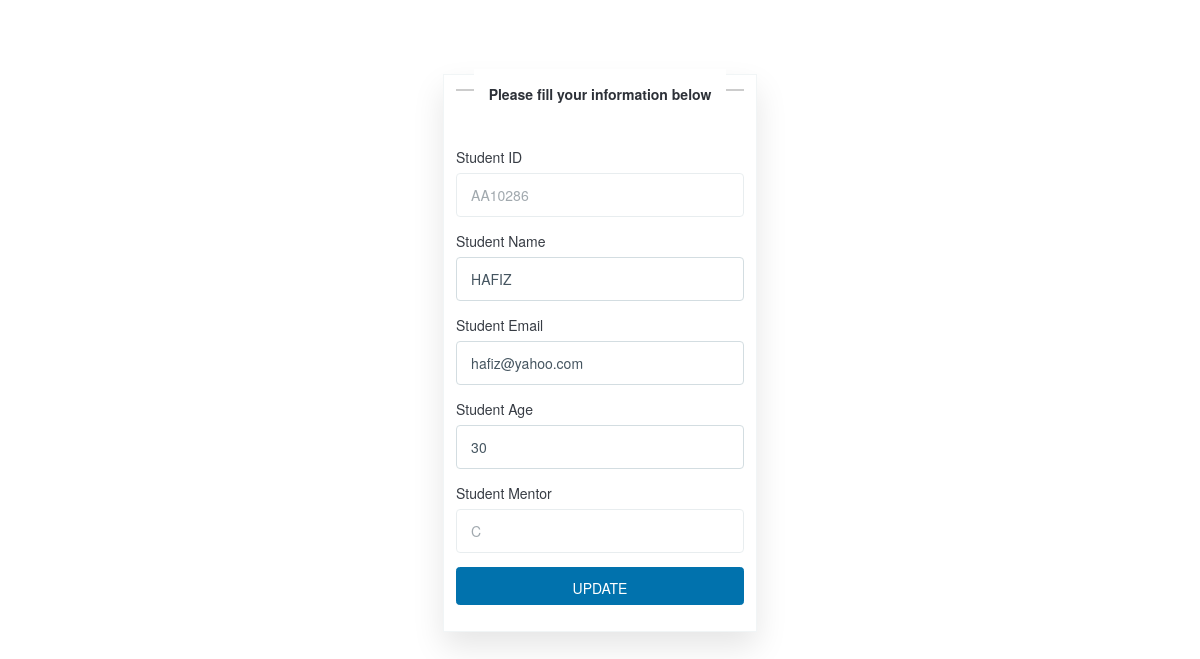
The page /totim/update/AA10286 on the database its author committed.
### hello_subproject/models.py (models this page shows)
class Student(models.Model):
    stuid=models.CharField(max_length=10, primary_key=True)
    stuname=models.CharField(max_length=255)
    stuemail=models.CharField(max_length=255)
    stuage=models.PositiveSmallIntegerField(default=0)
    stumentor=models.ForeignKey('Mentor', on_delete=models.CASCADE)

### hello_subproject/views.py (the view)
# urls.py: path('update/<str:stuid>', views.update, name="update"),
def update(request,stuid):
    updateid=Student.objects.get(stuid=stuid)
    dict={
        'updateid':updateid
    }
    return render(request, "studentupdate.html",dict)

### hello_subproject/templates/studentupdate.html (shortened to what this page needs)
<html>
</head>
<link rel="stylesheet" href="https://cdn.jsdelivr.net/npm/@picocss/pico@2/css/pico.min.css" />
</head>
<body>
    <main>
        <div class="form-container">
            <h1 class="title"><span>Please fill your information below</span></h1>
            <form autocomplete="off" action="updatedata/{{updateid.stuid}}" method="POST">
            <label for="townborn">Student ID</label>
            <input type="text" placeholder="ID" id="stuid" name="id" value="{{updateid.stuid}}" disabled>
            <label for="townborn">Student Name</label>
            <input type="text" id="Name" name="sname" value="{{updateid.stuname}}">
            <label for="townborn">Student Email</label>
            <input type="email" id="email" name="email" value="{{updateid.stuemail}}">
            <label for="townborn">Student Age</label>
            <input type="number" id="age" name="age" value="{{updateid.stuage}}">
            <label for="townborn">Student Mentor</label>
            <input type="text" id="mentor" name="mentor" value="{{updateid.stumentor_id}}" disabled>
            <button type="submit">UPDATE</button>
            <br>
            </form>
        </div>
    </main>
</body>
</html>

### hello_subproject/templates/studentupdate.html (style rules this page uses)
* { box-sizing: border-box; margin: 0; padding: 0; font-family: Poppins, Helvetica Neue, Helvetica, Arial, sans-serif; font-size: 14px; }
main { align-items: center; display: flex; justify-content: center; }
div.form-container { align-items: left; max-width:70%; border: 1px solid rgb(241, 245, 246); background-color: rgb(255, 255, 255); box-shadow: rgba(0, 0, 0, 0.1) 0px 15px 30px; padding: 1%; margin-top:5%; }
input, select { width: 100%; padding: 1em; margin-bottom: 1em; padding: 12px 19px; border: 1px solid rgb(211, 221, 225); border-radius: 4px; background-color: rgb(255, 255, 255); color: rgb(69, 85, 96); transition: background-color 300ms ease-in-out 0s, color 300ms ease-in-out 0s; }
button { width:100%; color: rgb(255, 255, 255); background-color: rgb(1, 151, 236); height: 38px; padding: 0px 19px; border:0; border-radius: 4px; line-height: 1; user-select: none; transition-duration: 200ms; transition-property: color, background-color; transition-timing-function: ease-in-out; }
h1.title { text-align: center; }
h1.title span { background-color: #fff; padding: 15px; }

### rows shown on the page
Student: id "AA10286", sname "HAFIZ", email "hafiz@yahoo.com", age "30", mentor "C"
